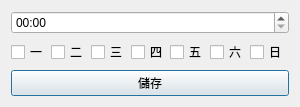
<?xml version="1.0" encoding="UTF-8"?>
<ui version="4.0">
 <class>Edit</class>
 <widget class="QDialog" name="Edit">
  <property name="geometry">
   <rect>
    <x>0</x>
    <y>0</y>
    <width>300</width>
    <height>100</height>
   </rect>
  </property>
  <property name="windowTitle">
   <string>設定鬧鐘</string>
  </property>
  <layout class="QVBoxLayout" name="verticalLayout">
   <item>
    <widget class="QTimeEdit" name="timeEdit">
     <property name="displayFormat">
      <string>HH:mm</string>
     </property>
    </widget>
   </item>
   <item>
    <layout class="QHBoxLayout" name="weekCheck">
     <property name="spacing">
      <number>1</number>
     </property>
     <item>
      <widget class="QCheckBox" name="mon">
       <property name="text">
        <string>一</string>
       </property>
      </widget>
     </item>
     <item>
      <widget class="QCheckBox" name="tue">
       <property name="text">
        <string>二</string>
       </property>
      </widget>
     </item>
     <item>
      <widget class="QCheckBox" name="wed">
       <property name="text">
        <string>三</string>
       </property>
      </widget>
     </item>
     <item>
      <widget class="QCheckBox" name="thu">
       <property name="text">
        <string>四</string>
       </property>
      </widget>
     </item>
     <item>
      <widget class="QCheckBox" name="fri">
       <property name="text">
        <string>五</string>
       </property>
      </widget>
     </item>
     <item>
      <widget class="QCheckBox" name="sat">
       <property name="text">
        <string>六</string>
       </property>
      </widget>
     </item>
     <item>
      <widget class="QCheckBox" name="sun">
       <property name="text">
        <string>日</string>
       </property>
      </widget>
     </item>
    </layout>
   </item>
   <item>
    <widget class="QPushButton" name="saveButton">
     <property name="text">
      <string>儲存</string>
     </property>
    </widget>
   </item>
  </layout>
 </widget>
 <resources/>
 <connections/>
</ui>
